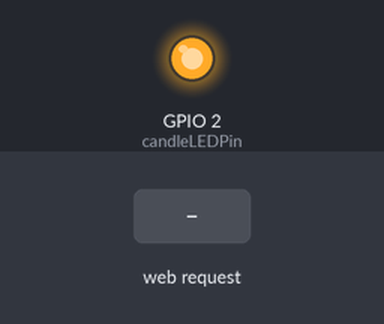
The sketch below on a simulated ESP8266 (NodeMCU). Shown: output pins drawn as LEDs (lit = HIGH). Inputs (shaded band) come from the test bench. WiFi joins after 1.5 s; servers stay silent unless stated; what the sketch prints to the serial monitor is not drawn.

Above: at 2.7 s.
2.8 s: HTTP request GET /off received
At 4.0 s:
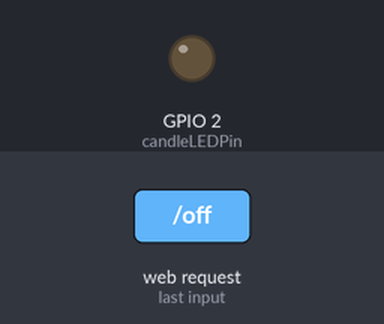
4.3 s: HTTP request GET /on received
At 5.3 s:
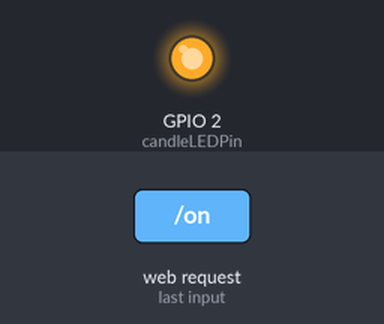
Timing chart, 0 to 7.3 s (numbered marks = the images above; inputs shaded):
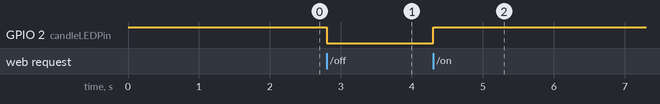

The sketch:

hue_candle.ino
```cpp
#include <ESP8266WiFi.h>
#include <WiFiClient.h>
#include <ESP8266WebServer.h>
#include <ESP8266mDNS.h>
#include "LEDCandle.h"

/**
 * Configuration
 */
const char *wifiName = "20mission";
const char *wifiPassword = "windypage23";

const boolean serialEnabled = true;
const unsigned int serialSpeed = 9600;
const unsigned int httpPort = 80;

const byte candleLEDPin = 2;


/**
 * Variables
 */

LEDCandle ledCandle = LEDCandle(candleLEDPin);

ESP8266WebServer webServer(httpPort);

/**
 * Serve root page
 */
void handleRoot() {
  String greetingString = "LED Candle Serial #: " + ledCandle.getSerialNumber();
  char greeting[80];
  greetingString.toCharArray(greeting, 80);
  webServer.send(200, "text/plain", greeting);
}

/**
 * Handle state changes
 */
void handleTurnOn() {
  ledCandle.turnOn();

  String message="Candle is on\r\n";
  webServer.send(200, "text/plain", message);
}

void handleTurnOff() {
  ledCandle.turnOff();

  String message="Candle is off\r\n";
  webServer.send(200, "text/plain", message);
}


void handleNotFound(){
  String message = "File Not Found\n\n";
  webServer.send(404, "text/plain", message);
}

void setup(void){
  String serialNumber = WiFi.macAddress();
  ledCandle.setSerialNumber(serialNumber);
  // by default turn candle on
  ledCandle.turnOn();

  //Start the serial and connect to network
  Serial.begin(serialSpeed);
  WiFi.begin(wifiName, wifiPassword);
  Serial.println("");

  // Wait for connection
  while (WiFi.status() != WL_CONNECTED) {
    delay(500);
    Serial.print(".");
  }
  Serial.println("");
  Serial.print("Connected to ");
  Serial.println(wifiName);
  Serial.print("IP address: ");
  Serial.println(WiFi.localIP());
  Serial.print("MAC address: ");
  Serial.println(WiFi.macAddress());
  // we could output a serial number here

  if (MDNS.begin("ESP_LEDCandle")) {
    Serial.println("MDNS responder started");
  }

  //handle root page
  webServer.on("/", handleRoot);

  //To change the colors the esp will listen to data at http://host/rgb
  webServer.on("/on", handleTurnOn);
  webServer.on("/off", handleTurnOff);

  //Handle path not found
  webServer.onNotFound(handleNotFound);

  webServer.begin();
  Serial.println("HTTP server started");
}

void loop(void){
  webServer.handleClient();
}
```

LEDCandle.cpp
```cpp
/**
 * This class turns a hardware LED flickering candle on and off
 *
 * @author Adonis Gaitatzis backupbrain@gmail.com
 * @date 2015-10-07
 */

#include "LEDCandle.h"

LEDCandle::LEDCandle(const byte pin) {
  this->_pin = pin;
  pinMode(this->_pin, OUTPUT);
}

void LEDCandle::setSerialNumber(String serialNumber) {
  this->_serialNumber = serialNumber;
}
String LEDCandle::getSerialNumber() {
  return this->_serialNumber;
}
void LEDCandle::turnOn() {
  digitalWrite(this->_pin, HIGH);
}

void LEDCandle::turnOff() {
  digitalWrite(this->_pin, LOW);
}
```

LEDCandle.h
```cpp
/**
 * This class turns a hardware LED flickering candle on and off
 *
 * @author Adonis Gaitatzis backupbrain@gmail.com
 * @date 2015-10-07
 */

#ifndef LEDCandle_h
#define LEDCandle_h


#if defined(ARDUINO) && ARDUINO >= 100
#include "Arduino.h"
#else
#include "WProgram.h"
#endif

class LEDCandle {
  public:
    LEDCandle(const byte pin);
    void setSerialNumber(String serialNumber);
    String getSerialNumber();
    void turnOn();
    void turnOff();
    boolean isOn();
  private:
    byte _pin;
    String _serialNumber;
};

#endif
```

Measured:
- after the input at 2.8 s, GPIO 2 (candleLEDPin): HIGH → LOW at once
- after the input at 4.3 s, GPIO 2 (candleLEDPin): LOW → HIGH at once
